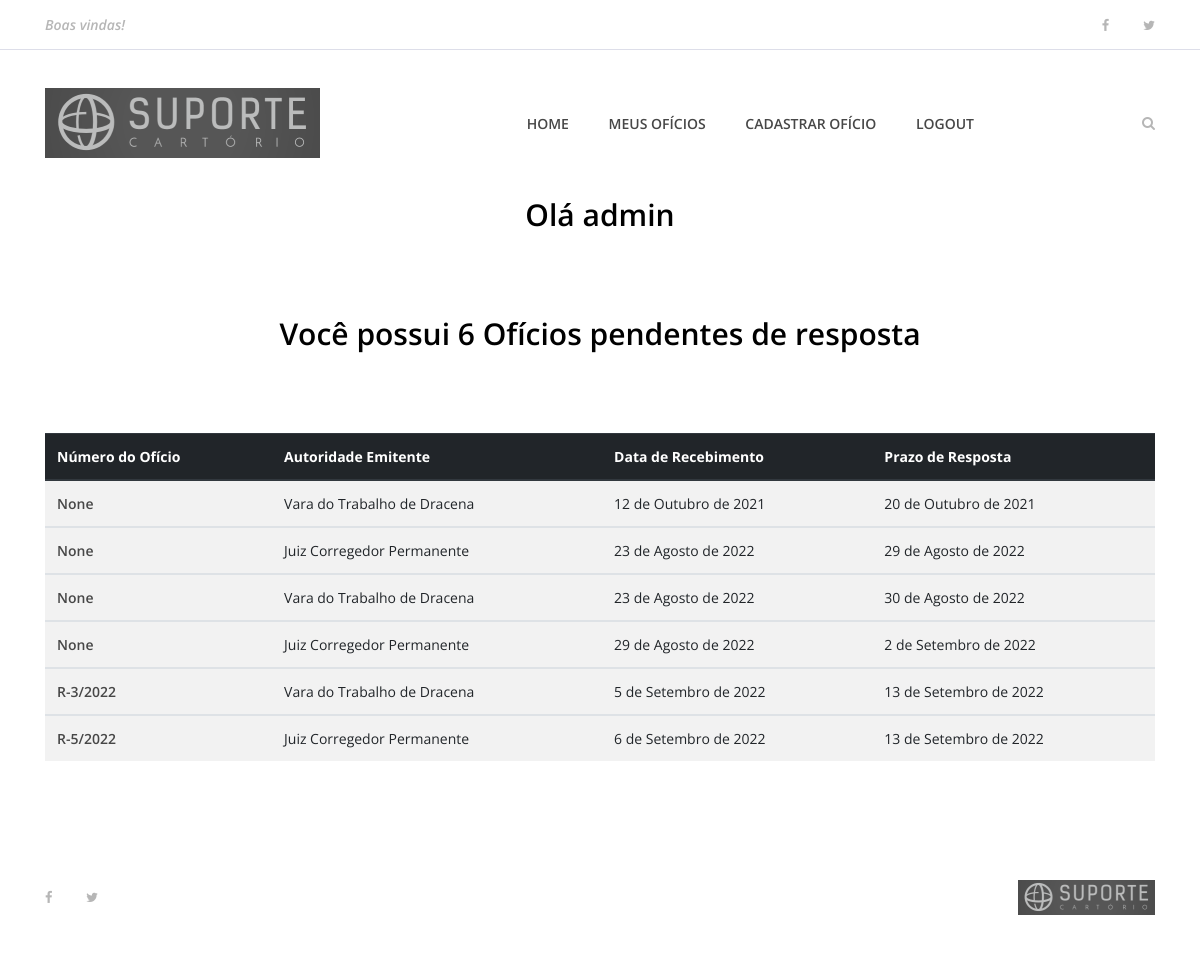
The app's page /usuarios/dashboard (signed in), older data.
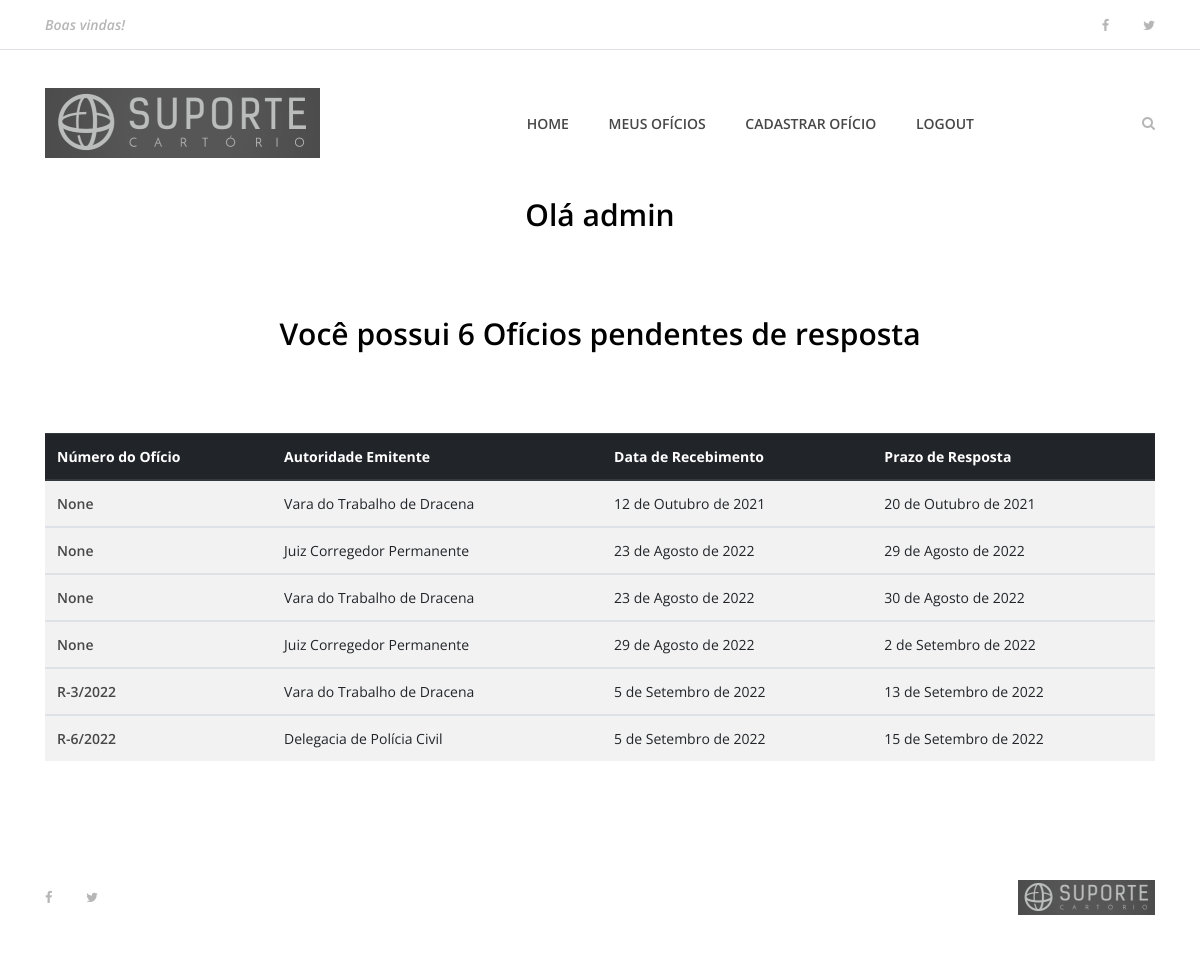
The same page, newer data.
### oficios/models/ReceivedOL.py (models this page shows, shortened)
class ReceivedOL(models.Model):
    received_in = models.DateField(verbose_name='Recebido em')
    ol_date = models.DateField(verbose_name='Data do Ofício')
    ol_origin_id = models.CharField(max_length=50, null=True, blank=True, verbose_name='Número ou Identificação do Ofício')
    authority = models.ForeignKey(Authority, null=True, blank=True, related_name='authority', on_delete=models.SET_NULL, verbose_name='Autoridade Emitente')
    lawsuit_number = models.CharField(null=True, blank=True, max_length=100, verbose_name='Processo nº:')
    lawsuit_author = models.CharField(null=True, blank=True, max_length=200, verbose_name='Autor')
    author_type = models.IntegerField(choices=PERSON_TYPE_CHOICE, default=1, verbose_name='Tipo de Pessoa')
    author_doc_number = models.CharField(null=True, blank=True, max_length=14, verbose_name='CPF ou CNPJ')
    lawsuit_accused = models.CharField(null=True, blank=True, max_length=200, verbose_name='Réu')
    accused_type = models.IntegerField(choices=PERSON_TYPE_CHOICE, default=1, verbose_name='Tipo de Pessoa')
    accused_doc_number = models.CharField(null=True, blank=True, max_length=14, verbose_name='CPF ou CNPJ')
    deadline = models.DateField(verbose_name='Prazo para Resposta')
    received_ol_number = models.CharField(null=True, blank=True, max_length=50, verbose_name='Número do Ofício Recebido')
    answer_ol = models.CharField(null=True, blank=True, max_length=50, verbose_name='Número do Ofício Resposta')
    status = models.BooleanField(default=True)
    created_at = models.DateTimeField(auto_now_add=True)
    updated_at = models.DateTimeField(auto_now=True)
    class Meta:
        verbose_name = 'Ofício Recebido'
        verbose_name_plural = 'Ofícios Recebidos'

### oficios/models/Authority.py (models this page shows)
class Authority(models.Model):
    name = models.CharField(null=False, max_length=200)
    institution = models.CharField(max_length=200)
    state = models.ForeignKey(State, null=True, related_name='state', on_delete=models.SET_NULL)
    city = models.CharField(null=True, blank=True, max_length=200)
    address = models.CharField(null=True, blank=True, max_length=200)
    number = models.CharField(null=True, blank=True, max_length=10)
    complement = models.CharField(null=True, blank=True, max_length=200)
    cep = models.CharField(null=True, blank=True, max_length=8)
    email = models.EmailField(null=True, blank=True, max_length=100)
    phone = models.CharField(null=True, blank=True, max_length=50)
    status = models.BooleanField(default=True)
    created_at = models.DateTimeField(auto_now_add=True)
    updated_at = models.DateTimeField(auto_now=True)
    class Meta:
        verbose_name = 'Autoridade'
        verbose_name_plural = 'Autoridades'
    def __str__(self):
        return '{}'.format(self.name, self.institution)

### usuarios/views.py (the view)
# urls.py: path('dashboard', views.dashboard, name='dashboard'),
def dashboard(request):
    oficios_ativos = ReceivedOL.objects.filter(status=True).order_by('received_in')
    dados = {
        "oficios": oficios_ativos
    }
    if request.user.is_authenticated:
        return render(request, 'usuarios/dashboard.html', dados)
    else:
        return redirect('index')

### templates/usuarios/dashboard.html (shortened to what this page needs)
{% extends 'base.html' %}
{% load static %}
{% block content %}
<div class="contact-area section-padding-0-40">
    <div class="container">
        <div class="row">
            <div class="col-12">
                <div class="section-heading">
                    <h3>Olá {{ user.username }}</h3>
                </div>
            </div>
        </div>
    </div>
 </div>
    <section class="best-receipe-area">
        <div class="container">
            <div>
                {% if oficios %}
                <div class="contact-area section-padding-0-40">
                    <div class="container">
                        <div class="row">
                            <div class="col-12">
                                <div class="section-heading">
                                    <h3>Você possui {{ oficios.count }} Ofícios pendentes de resposta</h3>
                                </div>
                            </div>
                        </div>
                    </div>
                 </div>
                <table class="table table-striped">
                    <thead class="thead-dark">
                        <th scope="col">Número do Ofício</th>
                        <th scope="col">Autoridade Emitente</th>
                        <th scope="col">Data de Recebimento</th>
                        <th scope="col">Prazo de Resposta</th>
                    </thead>
                    {% for oficio in oficios %}
                    <tbody>
                        <tr>
                            <td scope="row"><a href="{% url 'oficio' oficio.id %}">{{oficio.received_ol_number}}</a></td>
                            <td>{{oficio.authority}}</td>
                            <td>{{oficio.received_in}}</td>
                            <td>{{oficio.deadline}}</td>
                        </tr>
                    </tbody>
                    {% endfor %}
                </table>
                {% endif %}
            </div>
        </div>
    </section>
 {% endblock %}

Row changes from the older to the newer data that the page shows:
no longer on this page (row edited): ReceivedOL: received_ol_number "R-5/2022", authority "Juiz Corregedor Permanente", received_in "6 de Setembro de 2022", deadline "13 de Setembro de 2022"
added ReceivedOL: received_ol_number "R-6/2022", authority "Delegacia de Polícia Civil", received_in "5 de Setembro de 2022", deadline "15 de Setembro de 2022"
